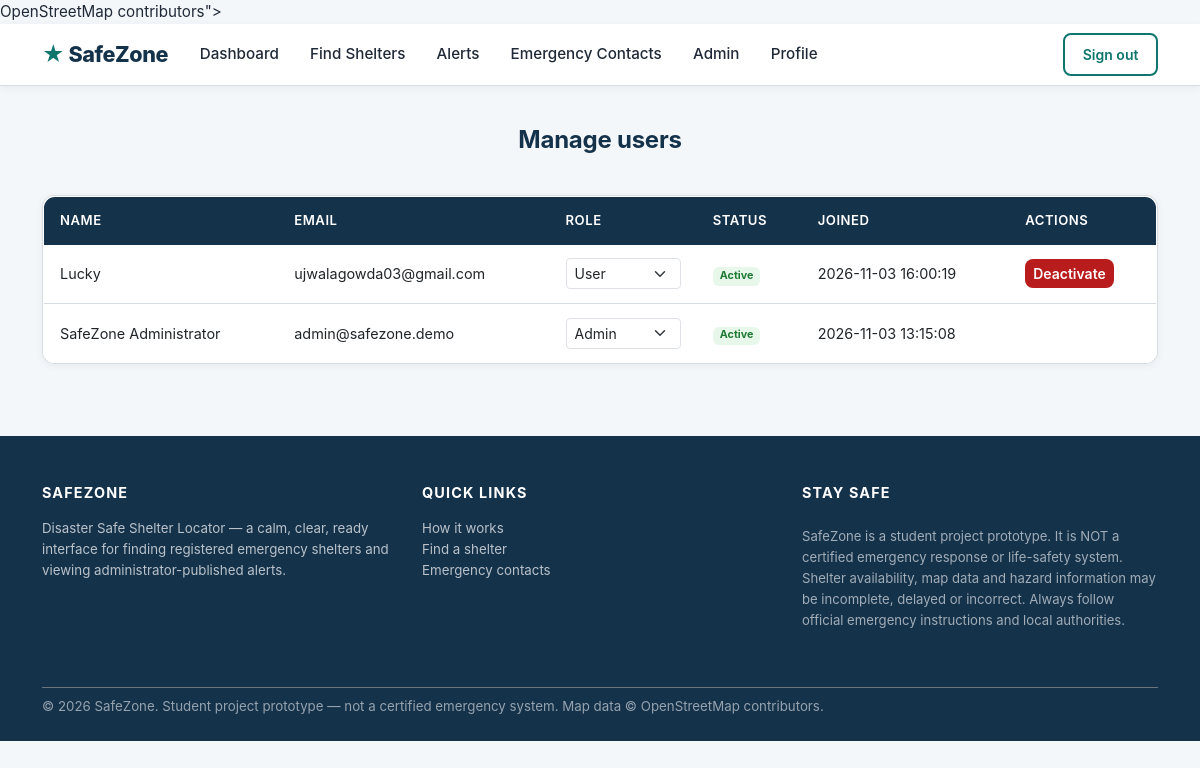
Page /admin/manage-users (signed in) on the committed database.
### tables this page shows
CREATE TABLE users (
    user_id INTEGER PRIMARY KEY AUTOINCREMENT,
    full_name VARCHAR(120) NOT NULL,
    email VARCHAR(190) NOT NULL UNIQUE,
    password_hash VARCHAR(255) NOT NULL,
    phone VARCHAR(25) NULL,
    role TEXT NOT NULL DEFAULT 'USER' CHECK (role IN ('USER','ADMIN')),
    is_active INTEGER NOT NULL DEFAULT 1,
    created_at TIMESTAMP NOT NULL DEFAULT CURRENT_TIMESTAMP,
    updated_at TIMESTAMP NOT NULL DEFAULT CURRENT_TIMESTAMP
);

### safezone/routes/admin.py (the view)
@admin_bp.route("/manage-users")
@login_required
def manage_users():
    if not _admin_required():
        return redirect(url_for("user.dashboard"))
    users = get_users()
    return render_template("manage_users.html", users=users)

### safezone/database/connection.py (called while the page is built)
def get_db_path():
    db_url = Config.DATABASE_URL
    if db_url.startswith("sqlite:///"):
        return db_url[len("sqlite:///"):]
    return None

def get_connection():
    db_path = get_db_path()
    conn = sqlite3.connect(db_path)
    conn.row_factory = sqlite3.Row
    conn.execute("PRAGMA foreign_keys = ON")
    return conn

@contextmanager
def db_transaction():
    conn = get_connection()
    try:
        yield conn
        conn.commit()
    except Exception:
        conn.rollback()
        raise
    finally:
        conn.close()

def query_one(sql, params=()):
    with db_transaction() as conn:
        cur = conn.execute(sql, params)
        return cur.fetchone()

def query_all(sql, params=()):
    with db_transaction() as conn:
        cur = conn.execute(sql, params)
        return cur.fetchall()

### safezone/routes/admin.py (called while the page is built)
def _admin_required():
    if not current_user.is_authenticated or current_user.role != "ADMIN":
        flash("Administrator access required.", "danger")
        return False
    return True

### safezone/routes/auth.py (called while the page is built)
def get_user_by_id(user_id):
    from safezone.database.connection import query_one
    return query_one("SELECT * FROM users WHERE user_id = ?", (user_id,))

    @property
    def is_admin(self):
        return self.role == "ADMIN"

### safezone/services/admin.py (called while the page is built)
def get_users():
    rows = query_all("SELECT * FROM users ORDER BY created_at DESC")
    return [dict(r) for r in rows]

### templates/manage_users.html (shortened to what this page needs)
{% extends "base.html" %}
{% block content %}
<section class="section-sm">
  <div class="container">
    <h2 class="section-title-center">Manage users</h2>
    <div class="card card-sz">
      <div class="card-body p-0">
        <div class="table-responsive">
          <table class="table-sz mb-0">
            <thead>
              <tr><th>Name</th><th>Email</th><th>Role</th><th>Status</th><th>Joined</th><th>Actions</th></tr>
            </thead>
            <tbody>
              {% for u in users %}
                <tr>
                  <td>{{ u.full_name }}</td>
                  <td>{{ u.email }}</td>
                  <td>
                    <form method="POST" action="{{ url_for('admin.set_user_role', user_id=u.user_id) }}" style="display:inline;">
                      <select name="role" class="form-select form-select-sm" onchange="this.form.submit()">
                        <option value="USER" {% if u.role=='USER' %}selected{% endif %}>User</option>
                        <option value="ADMIN" {% if u.role=='ADMIN' %}selected{% endif %}>Admin</option>
                      </select>
                    </form>
                  </td>
                  <td><span class="badge badge-{{ 'open' if u.is_active else 'closed' }}">{{ 'Active' if u.is_active else 'Deactivated' }}</span></td>
                  <td class="small">{{ u.created_at }}</td>
                  <td>
                    {% if not u.is_active %}
                      <form method="POST" action="{{ url_for('admin.deactivate_user_route', user_id=u.user_id) }}" style="display:inline;" onsubmit="return confirm('Activate this account?')">
                        <button class="btn btn-sm btn-sz">Activate</button>
                      </form>
                    {% elif u.user_id != current_user.id %}
                      <form method="POST" action="{{ url_for('admin.deactivate_user_route', user_id=u.user_id) }}" style="display:inline;" onsubmit="return confirm('Deactivate this account?')">
                        <button class="btn btn-sm btn-danger-sz">Deactivate</button>
                      </form>
                    {% endif %}
                  </td>
                </tr>
              {% else %}
                <tr><td colspan="6" class="text-center text-muted p-3">No users.</td></tr>
              {% endfor %}
            </tbody>
          </table>
        </div>
      </div>
    </div>
  </div>
</section>
{% endblock %}

### static/css/style.css (style rules this page uses)
:root { --sz-navy: #15324B; --sz-navy-dark: #0f2436; --sz-teal: #0F766E; --sz-teal-dark: #0b5f56; --sz-pale-teal: #EAF4F4; --sz-bg: #F4F7FA; --sz-amber: #B45309; --sz-amber-bg: #fdf3e3; --sz-red: #B91C1C; --sz-red-bg: #fbeeee; --sz-text: #1f2937; --sz-text-muted: #6b7280; --sz-border: #d7dde5; --sz-shadow: 0 6px 18px rgba(21, 50, 75, 0.08); --sz-shadow-sm: 0 2px 8px rgba(21, 50, 75, 0.06); --sz-radius: 12px; --sz-font: "Inter", -apple-system, BlinkMacSystemFont, "Segoe UI", Roboto, "Helvetica Neue", Arial, sans-serif; }
* { box-sizing: border-box; }
html { scroll-behavior: smooth; }
body { background: var(--sz-bg); color: var(--sz-text); font-family: var(--sz-font); font-size: 0.95rem; line-height: 1.6; margin: 0; }
h1, h2, h3, h4, h5, h6 { color: var(--sz-navy); font-weight: 700; letter-spacing: -0.01em; }
h2 { font-size: 1.5rem; }
.btn-danger-sz { background: var(--sz-red); border: none; color: #fff; font-weight: 600; border-radius: 8px; }
.badge-open { background: #e7f7ea; color: #1e7a34; }
.card-sz { background: #fff; border: 1px solid var(--sz-border); border-radius: var(--sz-radius); box-shadow: var(--sz-shadow-sm); transition: transform 0.15s, box-shadow 0.15s; }
.card-sz > .card-body { padding: 1.1rem 1.2rem; }
.section-sm { padding: 2.5rem 1rem; }
.section-title-center { text-align: center; margin-bottom: 2.5rem; }
.form-select { appearance: none; }
.table-sz { width: 100%; border-collapse: collapse; background: #fff; border-radius: var(--sz-radius); overflow: hidden; border: 1px solid var(--sz-border); }
.table-sz th { background: var(--sz-navy); color: #fff; font-weight: 600; font-size: 0.82rem; text-transform: uppercase; letter-spacing: 0.04em; padding: 0.85rem 1rem; text-align: left; }
.table-sz td { padding: 0.85rem 1rem; border-bottom: 1px solid var(--sz-border); font-size: 0.9rem; }
.table-sz tr:last-child td { border-bottom: none; }

### rows in the picture
users: full_name "Lucky", email "ujwalagowda03@gmail.com", role "User", is_active "Active", created_at "2026-11-03 16:00:19"
users: full_name "SafeZone Administrator", email "admin@safezone.demo", role "Admin", is_active "Active", created_at "2026-11-03 13:15:08"
